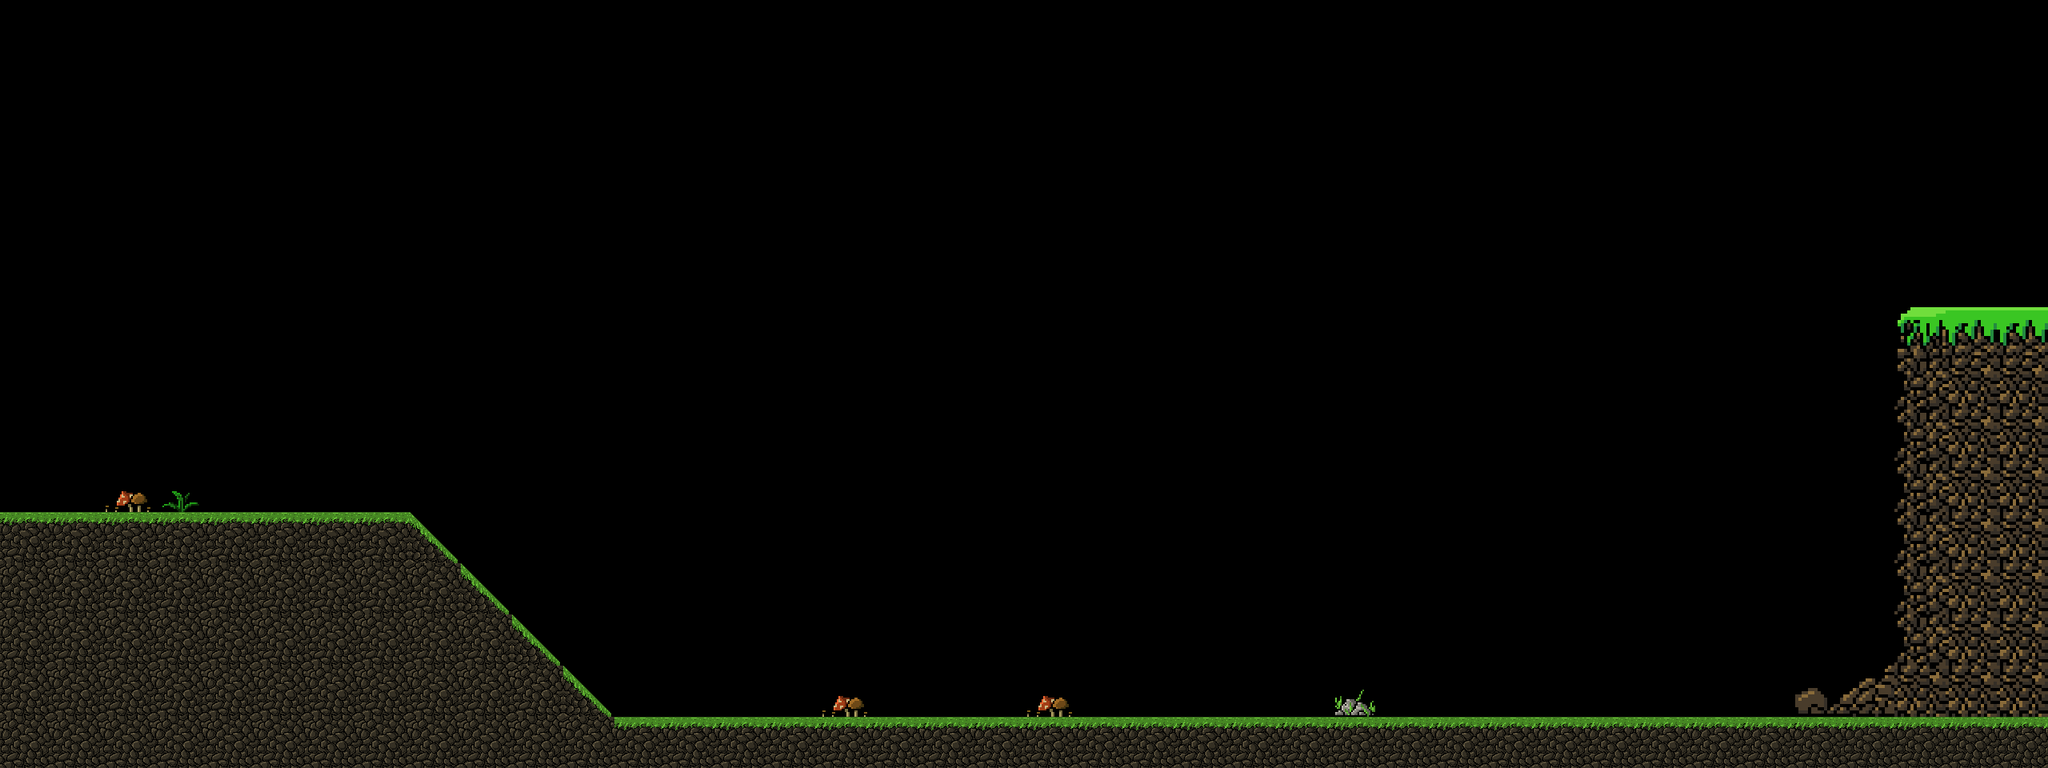

Below is a game level as drawn by its tile map, then a one-line description and the .tmx that defines it (tile-layer data replaced by summaries):
An orthogonal 40x15 tile map with 64x64 px tiles, 1 tile layer (Mid), 4 hidden layers not drawn, 4 tilesets and 17 objects (player).

<map version="1.0" tiledversion="1.0.3" orientation="orthogonal" renderorder="right-down" width="40" height="15" tilewidth="64" tileheight="64" nextobjectid="29">
 <tileset firstgid="1" name="dirt_terrain" tilewidth="64" tileheight="64" tilecount="21" columns="7">
  <image source="../graphics/tilesets/dirt_terrain.png" trans="ffffff" width="448" height="192" />
 </tileset>
 <tileset firstgid="22" name="trees" tilewidth="64" tileheight="64" tilecount="144" columns="16">
  <image source="../graphics/tilesets/trees.png" trans="ffffff" width="1024" height="576" />
 </tileset>
 <tileset firstgid="166" name="scouting_misc" tilewidth="64" tileheight="64" tilecount="60" columns="15">
  <image source="../graphics/tilesets/misc/scouting_misc.png" trans="ffffff" width="968" height="256" />
 </tileset>
 <tileset firstgid="226" name="hill" tilewidth="64" tileheight="64" tilecount="8" columns="4">
  <image source="../graphics/tilesets/hill.png" trans="ffffff" width="256" height="128" />
 </tileset>
 <layer name="forest bg 2" width="40" height="15" visible="0">
  <data>[600 cells, 87 non-empty, 39 distinct tile ids]</data>
 </layer>
 <layer name="forest bg" width="40" height="15" visible="0">
  <data>[600 cells, 144 non-empty, 42 distinct tile ids]</data>
 </layer>
 <layer name="forest" width="40" height="15" visible="0">
  <data>[600 cells, 184 non-empty, 38 distinct tile ids]</data>
 </layer>
 <layer name="forest fg" width="40" height="15" visible="0">
  <data>[600 cells, 226 non-empty, 68 distinct tile ids]</data>
 </layer>
 <layer name="Mid" width="40" height="15">
  <data>[600 cells, 113 non-empty, 12 distinct tile ids]</data>
 </layer>
 <objectgroup name="triggers">
  <object id="1" x="2" y="638" width="508" height="18">
   <properties>
    <property name="blockers" value="t" />
   </properties>
  </object>
  <object id="3" x="769" y="896" width="1783.76" height="18">
   <properties>
    <property name="blockers" value="t" />
   </properties>
  </object>
  <object id="5" name="player" x="132" y="462" width="61" height="53">
   <properties>
    <property name="player_l" value="" />
   </properties>
  </object>
  <object id="6" x="4" y="3" width="25" height="635">
   <properties>
    <property name="level" value="prev" />
   </properties>
  </object>
  <object id="7" x="2.66667" y="922.667" width="2711.03" height="39.1515">
   <properties>
    <property name="death" value="" />
   </properties>
  </object>
  <object id="15" x="714" y="864" width="54.6667" height="32.6667">
   <properties>
    <property name="stairs" value="left" />
   </properties>
  </object>
  <object id="16" x="679.333" y="829" width="54.6667" height="32.6667">
   <properties>
    <property name="stairs" value="left" />
   </properties>
  </object>
  <object id="17" x="645.333" y="794.333" width="54.6667" height="32.6667">
   <properties>
    <property name="stairs" value="left" />
   </properties>
  </object>
  <object id="18" x="612" y="760.333" width="54.6667" height="32.6667">
   <properties>
    <property name="stairs" value="left" />
   </properties>
  </object>
  <object id="19" x="576" y="726.333" width="54.6667" height="32.6667">
   <properties>
    <property name="stairs" value="left" />
   </properties>
  </object>
  <object id="20" x="543.333" y="692.333" width="54.6667" height="32.6667">
   <properties>
    <property name="stairs" value="left" />
   </properties>
  </object>
  <object id="21" x="510" y="640.333" width="52" height="50.6667">
   <properties>
    <property name="stairs" value="left" />
   </properties>
  </object>
  <object id="22" x="2499" y="-1" width="59" height="383">
   <properties>
    <property name="blockers" value="l" />
   </properties>
  </object>
  <object id="24" x="2372.5" y="381.5" width="186" height="515">
   <properties>
    <property name="blockers" value="l" />
   </properties>
  </object>
  <object id="25" x="2254" y="868.5" width="116" height="27">
   <properties>
    <property name="blockers" value="lt" />
   </properties>
  </object>
  <object id="27" x="2324" y="849.5" width="47" height="18.5">
   <properties>
    <property name="blockers" value="lt" />
   </properties>
  </object>
  <object id="28" x="2352" y="834.25" width="19.5" height="14">
   <properties>
    <property name="blockers" value="lt" />
   </properties>
  </object>
 </objectgroup>
</map>
